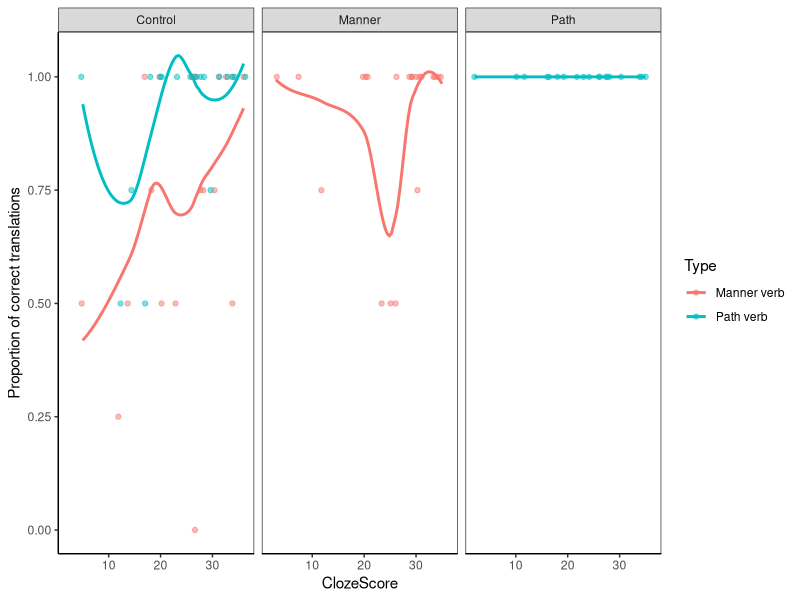
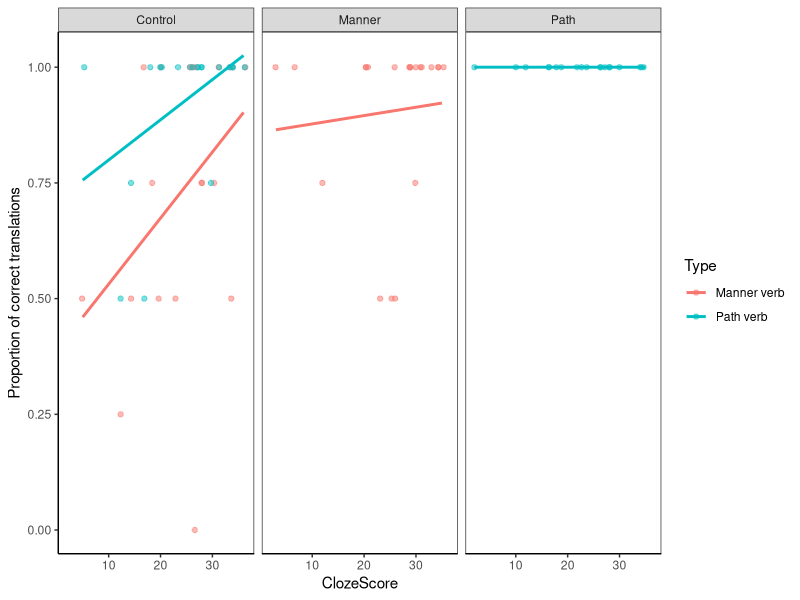
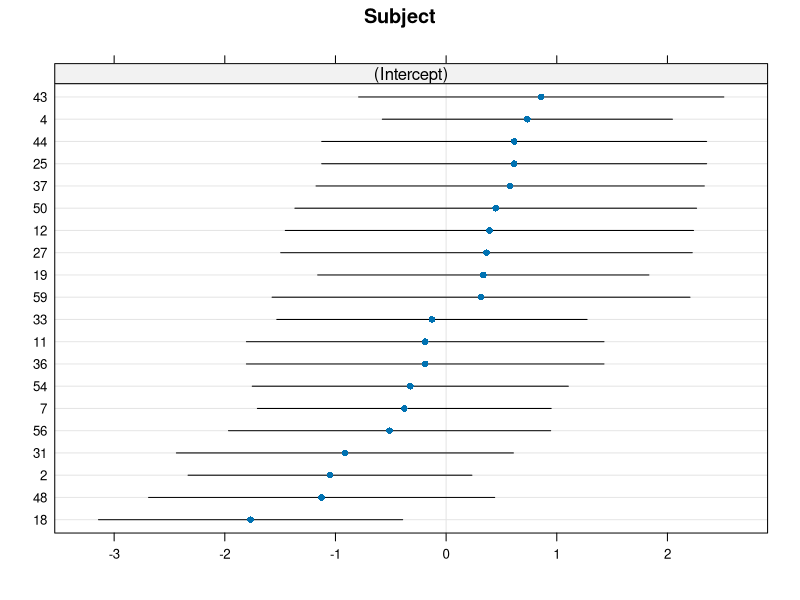
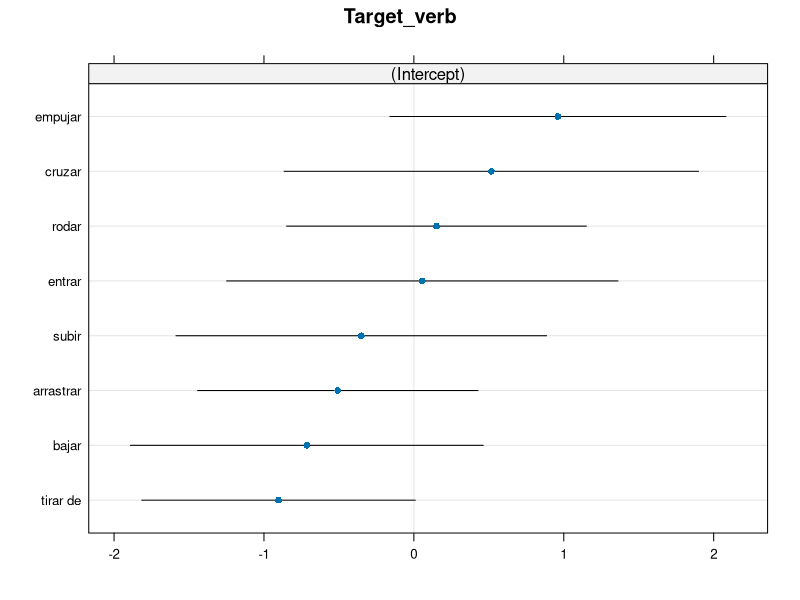
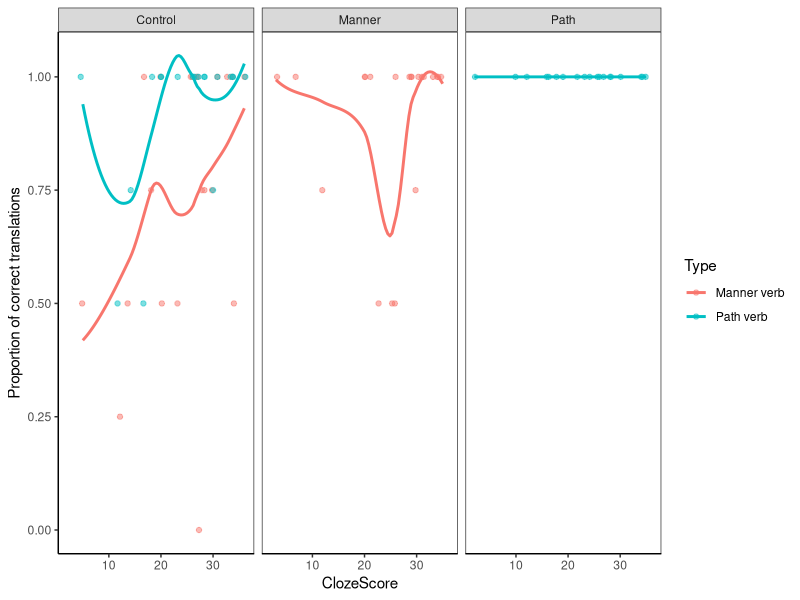
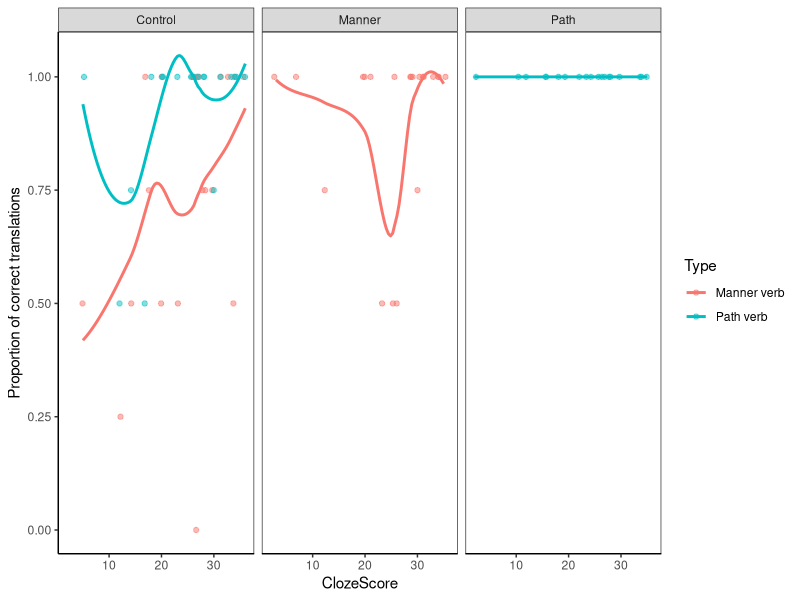
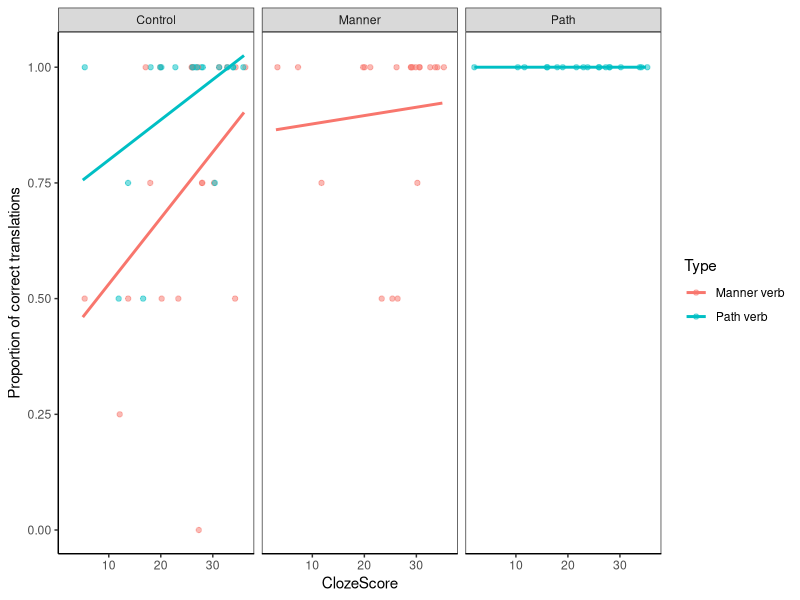
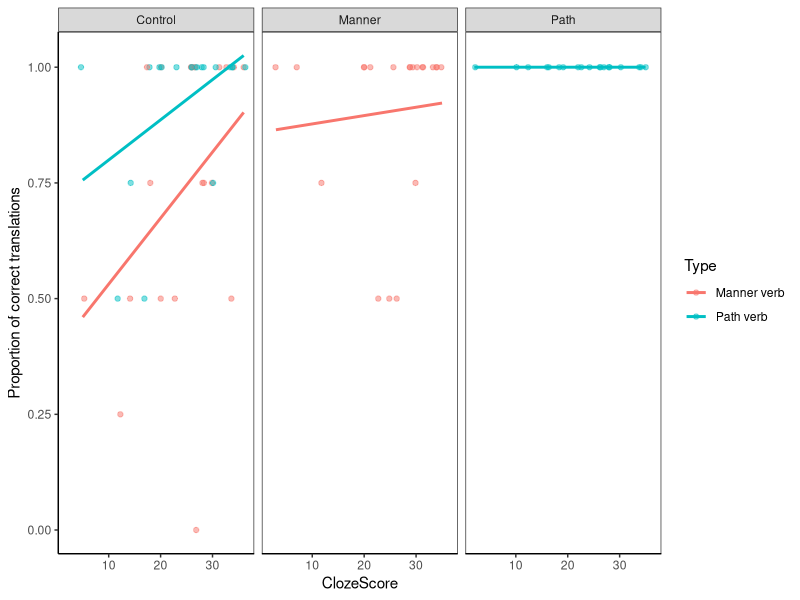

The R script that drew these images, in order: (Note: this script raises an error after producing the figures.)
## Translation task: At the end of the experiment, all participants had to
## translate Spanish sentences to Swedish. All sentences were taken from the
## exposure phase, and they covered the 4 target verbs used in the experiment.

# - Path-exposed participants translated 4 path sentences
# - Manner-exposed participants translated 4 manner sentences
# - Participants in baseline condition transcribed all 8 (4P, 4M)

library(dplyr)
library(ggplot2)
library(lme4)
library(effects)
library(lattice)


#  ------------------------------------------------------------------------
#  Load data
#  ------------------------------------------------------------------------

transl <- read.csv("data/written_translation_task.csv", fileEncoding = "UTF-8",
                   stringsAsFactors = FALSE)
head(transl)
# get rid of comments
transl$Comment <- NULL
# More explicit factor levels
transl$Type <- factor(transl$Type, labels = c("Manner verb", "Path verb"))
# Subjects as character for later joining
transl$Subject <- as.character(transl$Subject)

# participant data -- for cloze scores
ppts <- read.csv("data/participants.csv", fileEncoding = "UTF-8", stringsAsFactors = FALSE)
head(ppts)

# add speakers' clozescore to d:
transl <- left_join(transl, ppts %>% select(Subject, ClozeScore))


#  ------------------------------------------------------------------------
#  Scoring
#  ------------------------------------------------------------------------

# Convenience functions to find unique responses
find_unique <- function(target_v = NULL, df = transl) {
  unique_tr <- df[df$Target_verb == target_v, "Translation"]
  sort(unique(unique_tr))
}

# and to score correct/wrong responses based on provided string vector
score_transl <- function(target_v = NULL, valid = NULL, df = transl) {
  rowid <- which(df$Target_verb == target_v)
  tr <- df$Translation[rowid]
  scores <- ifelse(tr %in% valid, 1, 0)
  df[rowid, "Score"] <- scores
  transl <<- df
  df
}

find_unique(target_v = "arrastrar")
score_transl("arrastrar", c("breda ut / skaka", "dra", "släpa"))

find_unique(target_v = "bajar")
score_transl("bajar", c("gå nedför", "gå ner från", "gå nerför", "komma nerför",
                        "stiga ned för", "stiga nedför", "sänka", "ta ned", "ta ner"))

find_unique(target_v = "cruzar")
score_transl("cruzar", c("gå genom", "gå igenom", "gå tvärs över", "gå över", 
                        "korsa", "passera"))

find_unique(target_v = "empujar")
score_transl("empujar", c("fösa", "knuffa", "puffa", "putta", "skjuta", "trycka"))

find_unique(target_v = "entrar")
score_transl("entrar", c("gå in i", "gå in på", "göra entré", "in i",
                         "komma in i", "komma in på", "stiga in i"))

find_unique(target_v = "rodar")
score_transl("rodar", c("hjula", "rulla", "snurra"))

find_unique(target_v = "subir")
score_transl("subir", c("bestiga", "gå upp", "gå upp i", "gå upp på", "gå uppför",
                        "höja", "klättra upp", "köra uppför", "lyfta", "ta sig upp",
                        "ta sig uppför", "ta upp", "åka uppför"))

find_unique(target_v = "tirar de")
score_transl("tirar de", c("dra", "dra från", "dra i", "släpa"))


#  ------------------------------------------------------------------------
#  Save to disk
#  ------------------------------------------------------------------------

write.csv(transl, "data/L2_translation-task_scored.csv", fileEncoding = "UTF-8",
          row.names = FALSE)


#  ------------------------------------------------------------------------
#  Descriptives (summary tables)
#  ------------------------------------------------------------------------

# By condition and verb-type 
transl %>% group_by(Condition, Type) %>%
  summarise(Perc = round(sum(Score) / n(), 2))

# By condition and verb
transl %>% group_by(Condition, Type, Target_verb) %>%
  summarise(Perc = round(sum(Score) / n(), 2))

# By subject, condition and type
subj_prop <- transl %>% group_by(Subject, Condition, Type) %>%
  summarise(Perc = round(sum(Score) / n(), 2))
print(subj_prop[with(subj_prop, order(Perc, Subject)),], n = nrow(subj_prop))

# By subject, condition, type and verb
subj_byverb <- transl %>% group_by(Subject, Condition, Type, Target_verb) %>%
  summarise(Correct = sum(Score))


#  ------------------------------------------------------------------------
#  Descriptives (by-subject plots)
#  ------------------------------------------------------------------------

mywidth <- 7
myheight <- 3

# ggplot theme
mytheme <- theme_bw() + 
  theme(#text = element_text(size = 10),
    # panel.border = element_blank(),
    panel.grid.major = element_blank(),
    panel.grid.minor = element_blank(),
    panel.background = element_blank(),
    axis.line.x = element_line(color="black"),
    axis.line.y = element_line(color="black"))

by_subj <- transl %>% group_by(Subject, Condition, Type, ClozeScore) %>%
  summarise(Perc = round(sum(Score) / n(), 2))

ggplot(by_subj, aes(x = ClozeScore, y = Perc, colour = Type)) +
  geom_jitter(height = 0, alpha = .5) +
  facet_grid(. ~ Condition) +
  geom_smooth(se = FALSE) +
  ylab("Proportion of correct translations") +
  mytheme

ggsave("analysis/figures/translation-task_loess.pdf", width = mywidth,
       height = myheight)
ggsave("analysis/figures/translation-task_loess.png", width = mywidth,
       height = myheight)

ggplot(by_subj, aes(x = ClozeScore, y = Perc, colour = Type)) +
  geom_jitter(height = 0, alpha = .5) +
  facet_grid(. ~ Condition) +
  geom_smooth(method = "lm", se = FALSE) +
  ylab("Proportion of correct translations") +
  mytheme

ggsave("analysis/figures/translation-task_lm.pdf", width = mywidth,
       height = myheight)
ggsave("analysis/figures/translation-task_lm.png", width = mywidth,
       height = myheight)



#  ------------------------------------------------------------------------
#  Significance test (GLMM)
#  ------------------------------------------------------------------------

# It really makes most sense to focus on the control/baseline condition only
d_fm_baseline <- transl[transl$Condition == "Control", ]
# contrast coding for Type (Path vs Manner verb)
contrasts(d_fm_baseline$Type) <- contr.sum(2)
colnames(contrasts(d_fm_baseline$Type)) <- "MannerV_vs_PathV"
contrasts(d_fm_baseline$Type)
# center cloze scores
d_fm_baseline$cClozeScore <- as.vector(scale(d_fm_baseline$ClozeScore, scale = FALSE))

head(d_fm_baseline)

# Model treats the individual verbs as random effects
fm_transl <- glmer(Score ~ Type * cClozeScore + 
                     (1 | Subject) + (1 | Target_verb),
                   data = d_fm_baseline, family = "binomial")
summary(fm_transl)

# NB: the random effects are clearly not normally distributed, probably because
# a) ceiling effects for subjects, b) verbs are not randomly sampled and some
# are simply harder than others
dotplot(ranef(fm_transl), postVar = TRUE)

fm_transl_eff <- allEffects(fm_transl)
plot(fm_transl_eff, type = "link")
